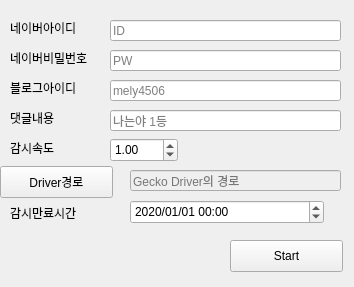
<?xml version="1.0" encoding="UTF-8"?>
<ui version="4.0">
 <class>Form</class>
 <widget class="QWidget" name="Form">
  <property name="geometry">
   <rect>
    <x>0</x>
    <y>0</y>
    <width>354</width>
    <height>287</height>
   </rect>
  </property>
  <property name="windowTitle">
   <string>Form</string>
  </property>
  <widget class="QPushButton" name="start_btn">
   <property name="geometry">
    <rect>
     <x>230</x>
     <y>240</y>
     <width>113</width>
     <height>32</height>
    </rect>
   </property>
   <property name="text">
    <string>Start</string>
   </property>
  </widget>
  <widget class="QLabel" name="naver_id_lbl">
   <property name="geometry">
    <rect>
     <x>10</x>
     <y>20</y>
     <width>91</width>
     <height>16</height>
    </rect>
   </property>
   <property name="text">
    <string>네이버아이디</string>
   </property>
  </widget>
  <widget class="QLabel" name="naver_pw_lbl">
   <property name="geometry">
    <rect>
     <x>10</x>
     <y>50</y>
     <width>91</width>
     <height>16</height>
    </rect>
   </property>
   <property name="text">
    <string>네이버비밀번호</string>
   </property>
  </widget>
  <widget class="QLabel" name="blog_id_lbl">
   <property name="geometry">
    <rect>
     <x>10</x>
     <y>80</y>
     <width>91</width>
     <height>16</height>
    </rect>
   </property>
   <property name="text">
    <string>블로그아이디</string>
   </property>
  </widget>
  <widget class="QLabel" name="interval_lbl">
   <property name="geometry">
    <rect>
     <x>10</x>
     <y>140</y>
     <width>60</width>
     <height>16</height>
    </rect>
   </property>
   <property name="text">
    <string>감시속도</string>
   </property>
  </widget>
  <widget class="QLabel" name="reply_content_lbl">
   <property name="geometry">
    <rect>
     <x>10</x>
     <y>110</y>
     <width>91</width>
     <height>16</height>
    </rect>
   </property>
   <property name="text">
    <string>댓글내용</string>
   </property>
  </widget>
  <widget class="QLineEdit" name="naver_id_edt">
   <property name="geometry">
    <rect>
     <x>110</x>
     <y>20</y>
     <width>231</width>
     <height>21</height>
    </rect>
   </property>
   <property name="placeholderText">
    <string>ID</string>
   </property>
  </widget>
  <widget class="QLineEdit" name="naver_pw_edt">
   <property name="geometry">
    <rect>
     <x>110</x>
     <y>50</y>
     <width>231</width>
     <height>21</height>
    </rect>
   </property>
   <property name="placeholderText">
    <string>PW</string>
   </property>
  </widget>
  <widget class="QLineEdit" name="blog_id_edt">
   <property name="geometry">
    <rect>
     <x>110</x>
     <y>80</y>
     <width>231</width>
     <height>21</height>
    </rect>
   </property>
   <property name="placeholderText">
    <string>mely4506</string>
   </property>
  </widget>
  <widget class="QLineEdit" name="reply_content_edt">
   <property name="geometry">
    <rect>
     <x>110</x>
     <y>110</y>
     <width>231</width>
     <height>21</height>
    </rect>
   </property>
   <property name="placeholderText">
    <string>나는야 1등</string>
   </property>
  </widget>
  <widget class="QDoubleSpinBox" name="interval_box">
   <property name="geometry">
    <rect>
     <x>110</x>
     <y>138</y>
     <width>68</width>
     <height>24</height>
    </rect>
   </property>
   <property name="minimum">
    <double>0.100000000000000</double>
   </property>
   <property name="maximum">
    <double>60.000000000000000</double>
   </property>
   <property name="singleStep">
    <double>0.100000000000000</double>
   </property>
   <property name="value">
    <double>1.000000000000000</double>
   </property>
  </widget>
  <widget class="QLineEdit" name="dir_edt">
   <property name="enabled">
    <bool>false</bool>
   </property>
   <property name="geometry">
    <rect>
     <x>130</x>
     <y>170</y>
     <width>211</width>
     <height>21</height>
    </rect>
   </property>
   <property name="placeholderText">
    <string>Gecko Driver의 경로</string>
   </property>
  </widget>
  <widget class="QPushButton" name="set_dir">
   <property name="geometry">
    <rect>
     <x>0</x>
     <y>166</y>
     <width>113</width>
     <height>32</height>
    </rect>
   </property>
   <property name="text">
    <string>Driver경로</string>
   </property>
  </widget>
  <widget class="QDateTimeEdit" name="dateTimeEdit">
   <property name="geometry">
    <rect>
     <x>130</x>
     <y>200</y>
     <width>194</width>
     <height>24</height>
    </rect>
   </property>
   <property name="date">
    <date>
     <year>2020</year>
     <month>1</month>
     <day>1</day>
    </date>
   </property>
   <property name="minimumTime">
    <time>
     <hour>0</hour>
     <minute>0</minute>
     <second>0</second>
    </time>
   </property>
   <property name="displayFormat">
    <string>yyyy/MM/dd hh:mm</string>
   </property>
  </widget>
  <widget class="QLabel" name="label">
   <property name="geometry">
    <rect>
     <x>10</x>
     <y>205</y>
     <width>81</width>
     <height>16</height>
    </rect>
   </property>
   <property name="text">
    <string>감시만료시간</string>
   </property>
  </widget>
 </widget>
 <resources/>
 <connections/>
</ui>
